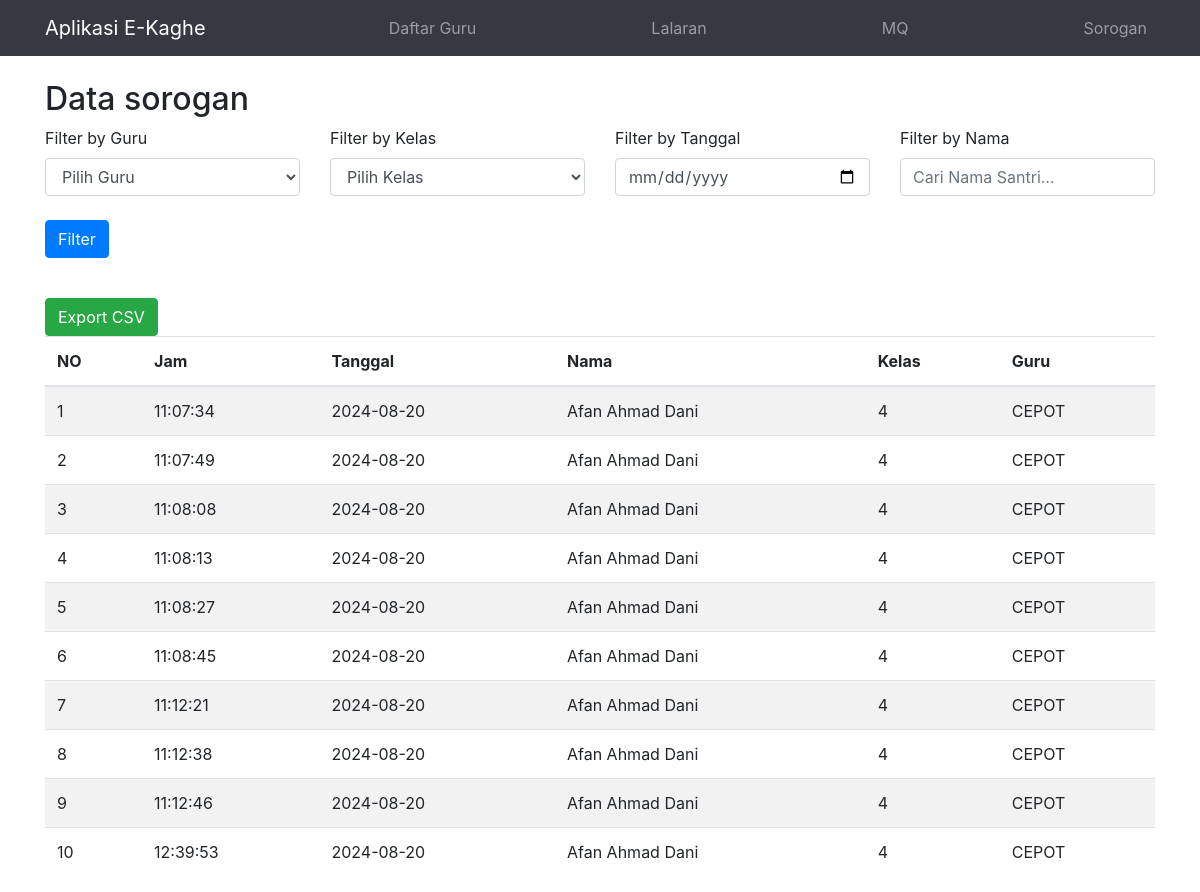
Page /absensorogan.php on the committed database.
### tables this page shows
CREATE TABLE `sorogan` (
  `id` int(11) NOT NULL,
  `jam` time NOT NULL,
  `tanggal` date NOT NULL,
  `id_santri` int(11) NOT NULL
);

CREATE TABLE `daftar_santri` (
  `id` int(11) NOT NULL,
  `nama` varchar(255) NOT NULL,
  `kamar` varchar(25) NOT NULL,
  `kelas` varchar(25) NOT NULL,
  `formal` varchar(25) NOT NULL,
  `diniyah` varchar(25) NOT NULL,
  `ortu` varchar(25) NOT NULL,
  `alamat` text NOT NULL,
  `telepon` varchar(25) NOT NULL,
  `guru` varchar(11) NOT NULL
);

CREATE TABLE `guru` (
  `id` int(11) NOT NULL,
  `nama` varchar(50) NOT NULL,
  `pelajaran` varchar(50) NOT NULL
);

### absensorogan.php (the view, shortened to what this page needs)
<?php
include 'db.php';
$filter_guru = isset($_GET['filter_guru']) ? $_GET['filter_guru'] : '';
$filter_kelas = isset($_GET['filter_kelas']) ? $_GET['filter_kelas'] : '';
$filter_tanggal = isset($_GET['filter_tanggal']) ? $_GET['filter_tanggal'] : '';
$filter_nama = isset($_GET['filter_nama']) ? $_GET['filter_nama'] : '';
$sql = "SELECT
            sorogan.id,
            sorogan.jam,
            sorogan.tanggal,
            sorogan.id_santri,
            daftar_santri.nama,
            daftar_santri.kelas,
            daftar_santri.guru,
            daftar_santri.kamar,
            guru.id AS id_guru,
            guru.nama AS nama_guru
        FROM
            sorogan
        JOIN
            daftar_santri ON sorogan.id_santri = daftar_santri.id
        JOIN
            guru ON daftar_santri.guru = guru.id
        WHERE 1=1";
$result = $conn->query($sql);
include 'header.php';
?>
<body>
    <div class="container mt-4">
        <h2>Data sorogan</h2>
        <form method="GET" class="mb-3">
            <div class="row">
                <div class="col-md-3">
                    <label for="filter_guru">Filter by Guru</label>
                    <select name="filter_guru" id="filter_guru" class="form-control">
                        <option value="">Pilih Guru</option>
                    </select>
                </div>
                <div class="col-md-3">
                    <label for="filter_kelas">Filter by Kelas</label>
                    <select name="filter_kelas" id="filter_kelas" class="form-control">
                        <option value="">Pilih Kelas</option>
                    </select>
                </div>
                <div class="col-md-3">
                    <label for="filter_tanggal">Filter by Tanggal</label>
                    <input type="date" name="filter_tanggal" id="filter_tanggal" class="form-control" value="<?php echo isset($_GET['filter_tanggal']) ? $_GET['filter_tanggal'] : ''; ?>">
                </div>
                <div class="col-md-3">
                    <label for="filter_nama">Filter by Nama</label>
                    <input type="text" name="filter_nama" id="filter_nama" class="form-control" placeholder="Cari Nama Santri..." value="<?php echo isset($_GET['filter_nama']) ? $_GET['filter_nama'] : ''; ?>">
                </div>
                <div class="col-md-3 mt-4">
                    <button type="submit" class="btn btn-primary">Filter</button>
                </div>
            </div>
        </form>
        <div class="row">
            <div class="col-md-4">
                <a href="export_csv.php?filter_guru=<?php echo $filter_guru; ?>&filter_kelas=<?php echo $filter_kelas; ?>&filter_tanggal=<?php echo $filter_tanggal; ?>&filter_nama=<?php echo $filter_nama; ?>&kegiatan=sorogan" class="btn btn-success mt-4">Export CSV</a>
            </div>
        </div>
        <table class="table table-striped" id="dataTable">
            <thead>
                <tr>
                    <th scope="col">NO</th>
                    <th scope="col">Jam</th>
                    <th scope="col">Tanggal</th>
                    <th scope="col">Nama</th>
                    <th scope="col">Kelas</th>
                    <th scope="col">Guru</th>
                </tr>
            </thead>
            <tbody>
                <?php
                if ($result->num_rows > 0) {
                    $n = 0;
                    while ($row = $result->fetch_assoc()) {
                        $n++;
                        echo '<tr>';
                        echo '<td>' . $n . '</td>';
                        echo '<td>' . $row['jam'] . '</td>';
                        echo '<td>' . $row['tanggal'] . '</td>';
                        echo '<td>' . $row['nama'] . '</td>';
                        echo '<td>' . $row['kelas'] . '</td>';
                        echo '<td>' . $row['nama_guru'] . '</td>';
                        echo '</tr>';
                    }
                } else {
                    echo '<tr><td colspan="6">Tidak ada data.</td></tr>';
                }
                ?>
            </tbody>
        </table>
    </div>
<?php include 'footer.php'; ?>
</body>

### rows in the picture
sorogan: jam "11:07:34", tanggal "2024-08-20", daftar_santri.nama "Afan Ahmad Dani", daftar_santri.kelas "4", guru.nama "CEPOT"
sorogan: jam "11:07:49", tanggal "2024-08-20", daftar_santri.nama "Afan Ahmad Dani", daftar_santri.kelas "4", guru.nama "CEPOT"
sorogan: jam "11:08:08", tanggal "2024-08-20", daftar_santri.nama "Afan Ahmad Dani", daftar_santri.kelas "4", guru.nama "CEPOT"
sorogan: jam "11:08:13", tanggal "2024-08-20", daftar_santri.nama "Afan Ahmad Dani", daftar_santri.kelas "4", guru.nama "CEPOT"
sorogan: jam "11:08:27", tanggal "2024-08-20", daftar_santri.nama "Afan Ahmad Dani", daftar_santri.kelas "4", guru.nama "CEPOT"
sorogan: jam "11:08:45", tanggal "2024-08-20", daftar_santri.nama "Afan Ahmad Dani", daftar_santri.kelas "4", guru.nama "CEPOT"
sorogan: jam "11:12:21", tanggal "2024-08-20", daftar_santri.nama "Afan Ahmad Dani", daftar_santri.kelas "4", guru.nama "CEPOT"
sorogan: jam "11:12:38", tanggal "2024-08-20", daftar_santri.nama "Afan Ahmad Dani", daftar_santri.kelas "4", guru.nama "CEPOT"
sorogan: jam "11:12:46", tanggal "2024-08-20", daftar_santri.nama "Afan Ahmad Dani", daftar_santri.kelas "4", guru.nama "CEPOT"
sorogan: jam "12:39:53", tanggal "2024-08-20", daftar_santri.nama "Afan Ahmad Dani", daftar_santri.kelas "4", guru.nama "CEPOT"
